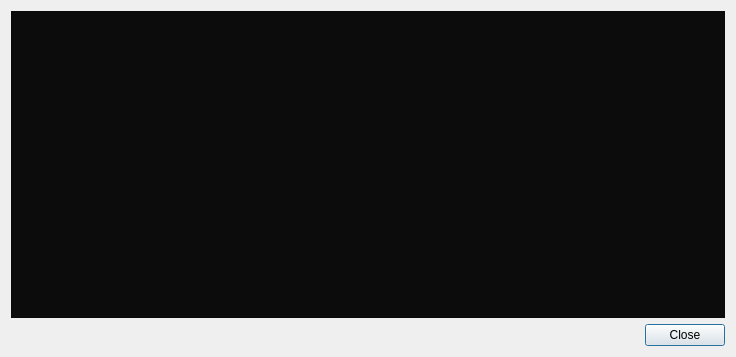
<?xml version="1.0" encoding="UTF-8"?>
<ui version="4.0">
 <class>TransactionDetailsDialog</class>
 <widget class="QDialog" name="TransactionDetailsDialog">
  <property name="geometry">
   <rect>
    <x>0</x>
    <y>0</y>
    <width>736</width>
    <height>357</height>
   </rect>
  </property>
  <property name="windowTitle">
   <string>Transaction details</string>
  </property>
  <layout class="QVBoxLayout" name="verticalLayout">
   <item>
    <widget class="QTextBrowser" name="m_detailsBrowser">
     <property name="styleSheet">
      <string notr="true">background-color: rgb(12, 12, 12);
font-family: Dual;</string>
     </property>
    </widget>
   </item>
   <item>
    <layout class="QHBoxLayout" name="horizontalLayout">
     <item>
      <spacer name="horizontalSpacer">
       <property name="orientation">
        <enum>Qt::Horizontal</enum>
       </property>
       <property name="sizeHint" stdset="0">
        <size>
         <width>40</width>
         <height>20</height>
        </size>
       </property>
      </spacer>
     </item>
     <item>
      <widget class="QPushButton" name="m_closeButton">
       <property name="styleSheet">
        <string notr="true"/>
       </property>
       <property name="text">
        <string>Close</string>
       </property>
      </widget>
     </item>
    </layout>
   </item>
  </layout>
 </widget>
 <resources/>
 <connections>
  <connection>
   <sender>m_closeButton</sender>
   <signal>clicked()</signal>
   <receiver>TransactionDetailsDialog</receiver>
   <slot>accept()</slot>
   <hints>
    <hint type="sourcelabel">
     <x>619</x>
     <y>331</y>
    </hint>
    <hint type="destinationlabel">
     <x>335</x>
     <y>178</y>
    </hint>
   </hints>
  </connection>
 </connections>
</ui>
